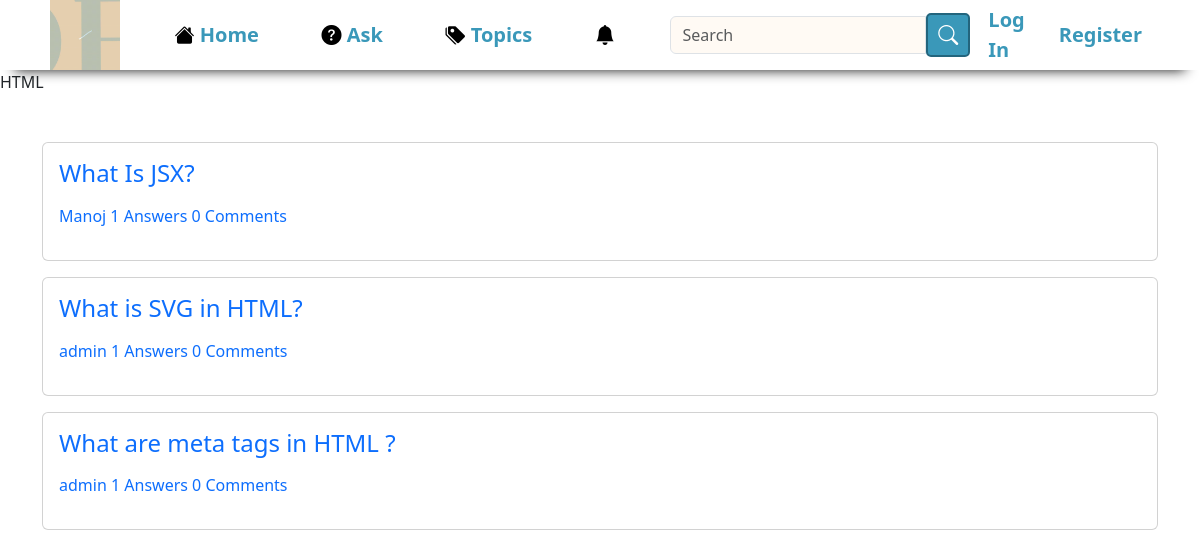
Page /tag/HTML on the committed database.
### QES/models.py (models this page shows, shortened)
class Question(models.Model):
    user=models.ForeignKey(User,on_delete=models.CASCADE)
    title=models.CharField(max_length=300)
    detail=models.TextField(null=True, blank=True)
    tags=models.TextField(default='')
    add_time=models.DateTimeField(auto_now_add=True)

### QES/views.py (the view)
# urls.py: path('tag/<str:tag>', views.tag, name='tag'),
def tag(request,tag):
    quests=Question.objects.annotate(total_comments=Count('answer__comment')).filter(tags__icontains=tag).order_by('-id')
    paginator=Paginator(quests,10)
    page_num=request.GET.get('page',1)
    quests=paginator.page(page_num)
    return render(request,'topic.html',{'quests':quests,'tag':tag})

### QES/templates/topic.html (shortened to what this page needs)
{% include 'navbar.html' %}
{% block content %}
    <div class="container py-5">
        {% for quest in quests %}
        <div class="card mb-3">
            <div class="card-body">
                <h4 class="card-title"><a href="/detail/{{quest.id}}">{{quest.title}}</a></h4>
                <p>
                    <a href="#" class="mr-2">{{quest.user.username}}</a>
                    <a href="#" class="mr-2">{{quest.answer_set.count}} Answers</a>
                    <a href="#" class="mr-2">{{quest.total_comments}} Comments</a>
                </p>
            </div>
        </div>
        {% endfor %}
    </div>
{% endblock %}

### QES/templates/navbar.html (style rules this page uses)
a { text-decoration: none; }

### rows in the picture
Question: title "What Is JSX?", user.username "Manoj", answer_set.count "1", total_comments "0"
Question: title "What is SVG in HTML?", user.username "admin", answer_set.count "1", total_comments "0"
Question: title "What are meta tags in HTML ?", user.username "admin", answer_set.count "1", total_comments "0"
